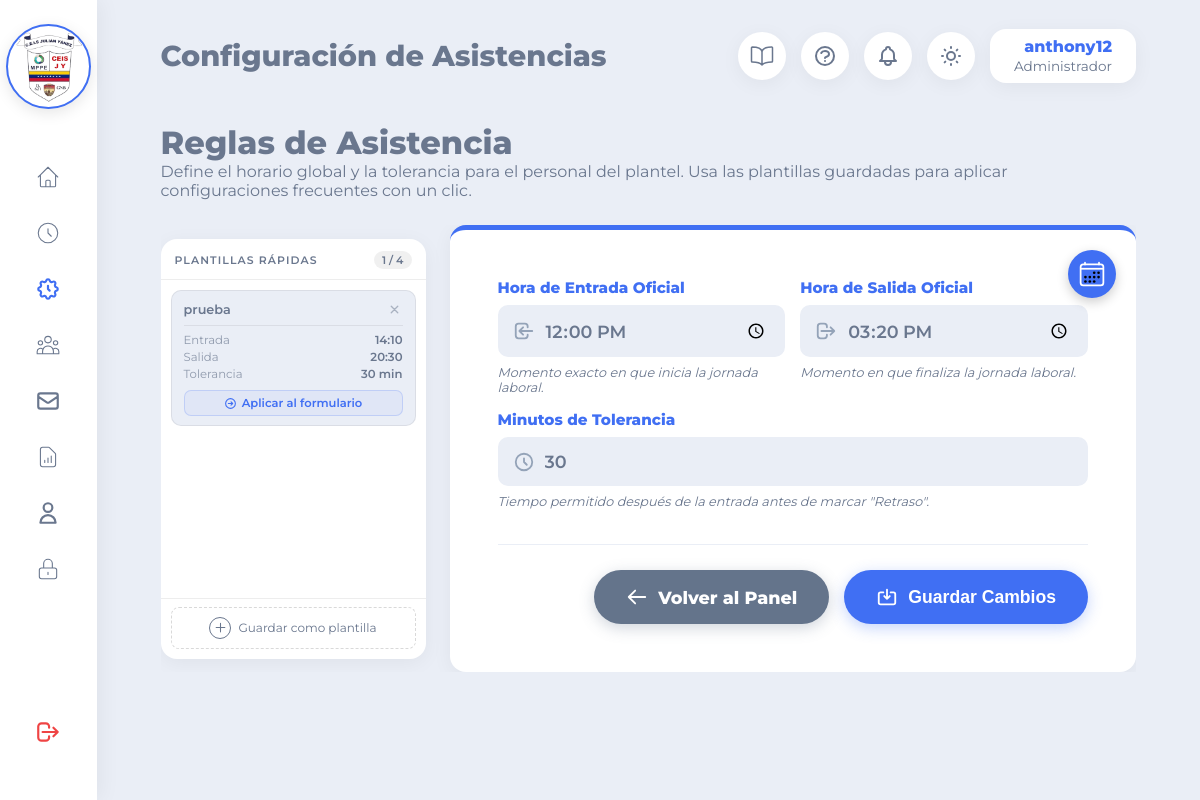
/vistas/configuracionAsistencia.php (signed in), run on the app's committed database.
### tables this page shows
CREATE TABLE `configuraciones_preestablecidas` (
  `id_preestablecida` int(11) NOT NULL AUTO_INCREMENT,
  `nombre` varchar(60) NOT NULL,
  `hora_entrada` time NOT NULL,
  `hora_salida` time NOT NULL,
  `minutos_tolerancia` tinyint(4) NOT NULL DEFAULT 0,
  `es_activa` tinyint(1) NOT NULL DEFAULT 0,
  `id_usuario_creador` int(11) NOT NULL,
  `fecha_creacion` datetime NOT NULL DEFAULT current_timestamp(),
  `fecha_actualizacion` datetime NOT NULL DEFAULT current_timestamp() ON UPDATE current_timestamp(),
  PRIMARY KEY (`id_preestablecida`),
  KEY `idx_usuario_creador` (`id_usuario_creador`)
);

CREATE TABLE `configuracion` (
  `id_config` int(11) NOT NULL AUTO_INCREMENT,
  `hora_entrada_general` time NOT NULL DEFAULT '07:00:00',
  `hora_salida_general` time NOT NULL DEFAULT '13:00:00',
  `minutos_tolerancia` int(11) NOT NULL DEFAULT 15,
  PRIMARY KEY (`id_config`)
);

### vistas/ConfiguracionAsistencia.php (the view, shortened to what this page needs)
<?php
require_once '../configuracion/conexion.php';
try {
    $stmt = $conexion->prepare("SELECT * FROM configuracion WHERE id_config = 1");
    $stmt->execute();
    $config = $stmt->fetch(PDO::FETCH_ASSOC);
} catch (PDOException $e) {
    $config = [
        'hora_entrada_general' => '07:00',
        'hora_salida_general'  => '13:00',
        'minutos_tolerancia'   => 15,
    ];
}
$preestablecidas       = [];
$total_preestablecidas = 0;
try {
    $stmtPre = $conexion->prepare(
        "SELECT * FROM configuraciones_preestablecidas ORDER BY fecha_creacion ASC LIMIT 4"
    );
    $stmtPre->execute();
    $preestablecidas       = $stmtPre->fetchAll(PDO::FETCH_ASSOC);
    $total_preestablecidas = count($preestablecidas);
} catch (PDOException $e) {
}
?>
<!DOCTYPE html>
<html lang="es" data-theme="light">
<head>
    <link rel="stylesheet" href="../recursos/css/principal.css?v=<?php echo time(); ?>">
    <link rel="stylesheet" href="../recursos/css/guia_dinamica.css?v=<?php echo time(); ?>">
</head>
<body>
    <?php
        require_once 'componentes/sidebar.php';
    ?>
    <div class="contenedor-principal">
        <?php
            require_once 'componentes/topbar.php';
        ?>
        <main class="contenido">
            <h1>Reglas de Asistencia</h1>
            <p style="margin-block-end: 25px;">
                Define el horario global y la tolerancia para el personal del plantel.
                Usa las plantillas guardadas para aplicar configuraciones frecuentes con un clic.
            </p>
            <div class="contenido-configuracion">
                <div class="panel-plantillas" id="panelPlantillas">
                    <div class="panel-plantillas-cabecera">
                        <span class="titulo-panel">Plantillas rápidas</span>
                        <span class="contador-plantillas" id="contadorPlantillas">
                            <?php echo $total_preestablecidas; ?> / 4
                        </span>
                    </div>
                    <div class="panel-plantillas-lista" id="listaPlantillas">
                    <?php if (empty($preestablecidas)): ?>
                        <p class="estado-vacio-plantillas">
                            Sin plantillas aún. Configura un horario en el formulario y guárdalo
                            como plantilla para acceder a él con un clic.
                        </p>
                    <?php else: ?>
                        <?php foreach ($preestablecidas as $pre): ?>
                            <div class="tarjeta-preestablecida <?php echo $pre['es_activa'] ? 'es-activa' : ''; ?>"
                                 data-id="<?php echo $pre['id_preestablecida']; ?>"
                                 id="tarjeta-<?php echo $pre['id_preestablecida']; ?>">
                                <div class="cabecera-tarjeta">
                                    <span class="nombre-preestablecida"
                                          title="Doble clic para renombrar"
                                          ondblclick="activarEdicionNombre(this, <?php echo $pre['id_preestablecida']; ?>)">
                                        <?php echo htmlspecialchars($pre['nombre']); ?>
                                    </span>
                                    <button class="btn-eliminar-tarjeta"
                                            title="Eliminar esta plantilla"
                                            onclick="confirmarEliminarTarjeta(
                                                <?php echo $pre['id_preestablecida']; ?>,
                                                '<?php echo htmlspecialchars(addslashes($pre['nombre'])); ?>'
                                            )">
                                        <svg xmlns="http://www.w3.org/2000/svg" width="13" height="13" fill="none" viewBox="0 0 24 24" stroke="currentColor">
                                            <path stroke-linecap="round" stroke-linejoin="round" stroke-width="2.5" d="M6 18L18 6M6 6l12 12"/>
                                        </svg>
                                    </button>
                                </div>
                                <hr class="separador-tarjeta">
                                <table class="tabla-horario">
                                    <tr>
                                        <td class="etiqueta">Entrada</td>
                                        <td class="valor"><?php echo date('H:i', strtotime($pre['hora_entrada'])); ?></td>
                                    </tr>
                                    <tr>
                                        <td class="etiqueta">Salida</td>
                                        <td class="valor"><?php echo date('H:i', strtotime($pre['hora_salida'])); ?></td>
                                    </tr>
                                    <tr>
                                        <td class="etiqueta">Tolerancia</td>
                                        <td class="valor"><?php echo $pre['minutos_tolerancia']; ?> min</td>
                                    </tr>
                                </table>
                                <button class="btn-aplicar-preestablecida"
                                        onclick="confirmarAplicarPlantilla(
                                            <?php echo $pre['id_preestablecida']; ?>,
                                            '<?php echo htmlspecialchars(addslashes($pre['nombre'])); ?>',
                                            '<?php echo date('H:i', strtotime($pre['hora_entrada'])); ?>',
                                            '<?php echo date('H:i', strtotime($pre['hora_salida'])); ?>',
                                            <?php echo $pre['minutos_tolerancia']; ?>
                                        )">
                                    <svg xmlns="http://www.w3.org/2000/svg" width="13" height="13" fill="none" viewBox="0 0 24 24" stroke="currentColor">
                                        <path stroke-linecap="round" stroke-linejoin="round" stroke-width="2" d="M13 9l3 3m0 0l-3 3m3-3H8m13 0a9 9 0 11-18 0 9 9 0 0118 0z"/>
                                    </svg>
                                    Aplicar al formulario
                                </button>
                            </div>
                        <?php endforeach; ?>
                    <?php endif; ?>
                    </div>
                    <div class="panel-plantillas-pie">
                        <button class="tarjeta-agregar-nueva <?php echo ($total_preestablecidas >= 4) ? 'oculto' : ''; ?>"
                                id="btnAgregarNueva"
                                onclick="guardarComoNueva()"
                                title="Guarda la configuración del formulario como nueva plantilla">
                            <span class="icono-mas">
                                <svg xmlns="http://www.w3.org/2000/svg" width="13" height="13" fill="none" viewBox="0 0 24 24" stroke="currentColor">
                                    <path stroke-linecap="round" stroke-linejoin="round" stroke-width="2" d="M12 4v16m8-8H4"/>
                                </svg>
                            </span>
                            Guardar como plantilla
                        </button>
                    </div>
                </div>
                <div class="tarjeta-formulario-config" style="position: relative;">
                    <button id="btnFlotanteRangoModal" onclick="abrirModalFeriados()" class="btn-flotante-rango-modal" title="Configurar Días Libres">
                    </button>
                    <form id="formConfiguracion"
                          action="../controladores/ControladorConfiguracion.php"
                          method="POST">
                        <div class="grid-formulario">
                            <div class="grupo-input">
                                <label>Hora de Entrada Oficial</label>
                                <div class="input-con-icono">
                                    <svg xmlns="http://www.w3.org/2000/svg" fill="none" viewBox="0 0 24 24" stroke="currentColor">
                                        <path stroke-linecap="round" stroke-linejoin="round" stroke-width="2" d="M11 16l-4-4m0 0l4-4m-4 4h14m-5 4v1a3 3 0 01-3 3H6a3 3 0 01-3-3V7a3 3 0 013-3h7a3 3 0 013 3v1"/>
                                    </svg>
                                    <input type="time"
                                           id="hora_entrada"
                                           name="hora_entrada"
                                           value="<?php echo date('H:i', strtotime($config['hora_entrada_general'])); ?>"
                                           required>
                                </div>
                                <small>Momento exacto en que inicia la jornada laboral.</small>
                            </div>
                            <div class="grupo-input">
                                <label>Hora de Salida Oficial</label>
                                <div class="input-con-icono">
                                    <svg xmlns="http://www.w3.org/2000/svg" fill="none" viewBox="0 0 24 24" stroke="currentColor">
                                        <path stroke-linecap="round" stroke-linejoin="round" stroke-width="2" d="M17 16l4-4m0 0l-4-4m4 4H7m6 4v1a3 3 0 01-3 3H6a3 3 0 01-3-3V7a3 3 0 013-3h4a3 3 0 013 3v1"/>
                                    </svg>
                                    <input type="time"
                                           id="hora_salida"
                                           name="hora_salida"
                                           value="<?php echo date('H:i', strtotime($config['hora_salida_general'])); ?>"
                                           required>
                                </div>
                                <small>Momento en que finaliza la jornada laboral.</small>
                            </div>
                            <div class="grupo-input campo-completo">
                                <label>Minutos de Tolerancia</label>
                                <div class="input-con-icono">
                                    <svg xmlns="http://www.w3.org/2000/svg" fill="none" viewBox="0 0 24 24" stroke="currentColor">
                                        <path stroke-linecap="round" stroke-linejoin="round" stroke-width="2" d="M12 8v4l3 3m6-3a9 9 0 11-18 0 9 9 0 0118 0z"/>
                                    </svg>
                                    <input type="number"
                                           id="minutos_tolerancia"
                                           name="minutos_tolerancia"
                                           value="<?php echo $config['minutos_tolerancia']; ?>"
                                           min="0"
                                           max="120"
                                           required>
                                </div>
                                <small>Tiempo permitido después de la entrada antes de marcar "Retraso".</small>
                            </div>
                        </div>
                        <div class="botones-accion-formulario">
                            <a href="principal.php" class="btn-cancelar">
                                <svg xmlns="http://www.w3.org/2000/svg" fill="none" viewBox="0 0 24 24" stroke="currentColor">
                                    <path stroke-linecap="round" stroke-linejoin="round" stroke-width="2" d="M10 19l-7-7m0 0l7-7m-7 7h18"/>
                                </svg>
                                Volver al Panel
                            </a>
                            <button type="submit" class="btn-guardar">
                                <svg xmlns="http://www.w3.org/2000/svg" fill="none" viewBox="0 0 24 24" stroke="currentColor">
                                    <path stroke-linecap="round" stroke-linejoin="round" stroke-width="2" d="M8 7H5a2 2 0 00-2 2v9a2 2 0 002 2h14a2 2 0 002-2V9a2 2 0 00-2-2h-3m-1 4l-3 3m0 0l-3-3m3 3V4"/>
                                </svg>
                                Guardar Cambios
                            </button>
                        </div>
                    </form>
                </div>
            </div>
        </main>
    </div>
</body>
</html>

### data on the page
configuraciones_preestablecidas: nombre "prueba", hora_entrada "14:10", hora_salida "20:30", minutos_tolerancia "30"
configuracion: hora_entrada "12:00", hora_salida "15:20", minutos_tolerancia "30"

### other printed values
$titulo_pagina "Configuración de Asistencias"
$nombre "anthony12"
$rol "Administrador"
$total_preestablecidas "1"
